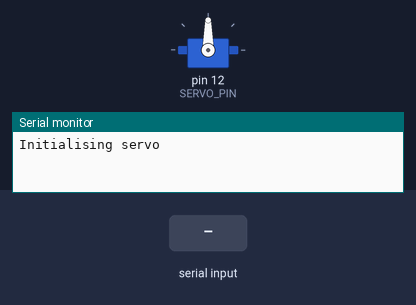
A sketch run on a simulated Arduino Uno, built with avr-gcc and run on an emulated ATmega328P. Shown: servo, the last lines printed to the serial monitor. The inputs (shaded band) are chosen by the test bench.

Above: at 1.2 s.
1.3 s: "90,45\n" received over Serial
At 1.9 s:
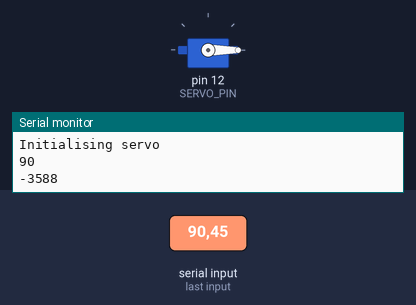
2.8 s: "90\n" received over Serial
At 4.0 s:
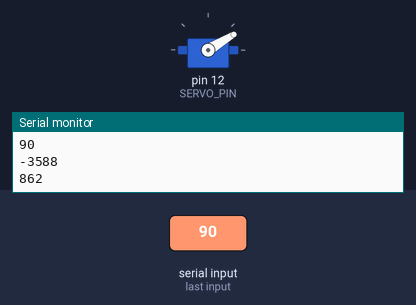
4.3 s: "30,150\n" received over Serial
At 5.3 s:
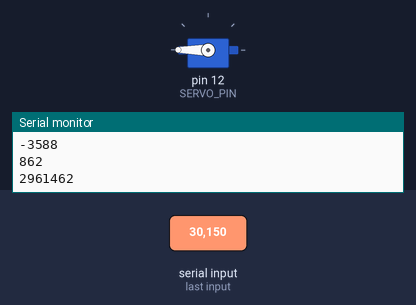
Timing chart, 0 to 7.3 s (numbered marks = the images above; inputs shaded):
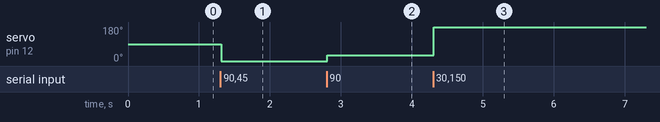

Measured:
- after the input at 1.3 s, servo on pin 12 (SERVO_PIN): 90° → 0° at once
- after the input at 2.8 s, servo on pin 12 (SERVO_PIN): 0° → 31° at once
- after the input at 4.3 s, servo on pin 12 (SERVO_PIN): 31° → 180° at once

The sketch:

calibrate_servo.ino
```cpp
//Recalibrate the servo to x degrees
//Team01 ACD ENGG1000
//By z5312813

#include <Servo.h>

//Initialise servo
Servo unloading_gate;

#define UPPER 180
#define LOWER 0
#define SERVO_PIN 12

//The variable to store the position of the servo
long pos_servo = 0;
bool has_data = false;
long i = 0;

void setup() {
    Serial.begin(9600);
    Serial.print("Initialising servo\n");
    unloading_gate.attach(SERVO_PIN);
}

void loop() {
    while (Serial.available()) {
        //Convert to int by removing the ASCII offset
        i = Serial.read() - '0';
        pos_servo = 10 * pos_servo;
        pos_servo = pos_servo + i;
        has_data = true;

    }
    //Don't move the servo if it's zero
    if (has_data) {
        Serial.println(pos_servo);
        //Move the servo to the desired angle
        //constrain(pos_servo, LOWER, UPPER);
        unloading_gate.write(pos_servo);
        pos_servo = 0;
        has_data = false;
    }

    //Give serial time to read data
    delay(10);
}
```
